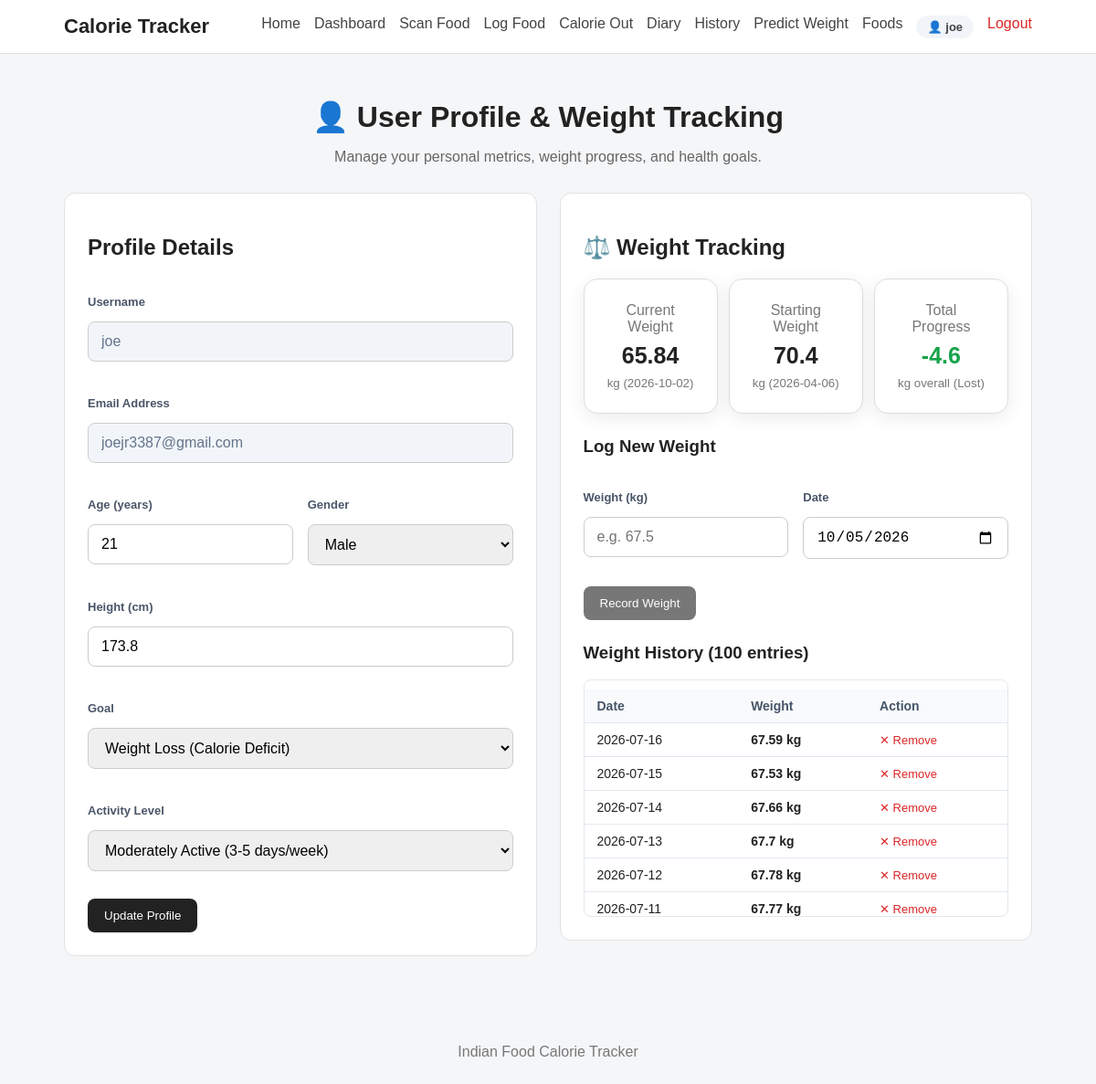
/profile (signed in), run on the app's committed database.
### tables this page shows
CREATE TABLE users (
            id INTEGER PRIMARY KEY AUTOINCREMENT,
            username TEXT NOT NULL,
            email TEXT NOT NULL UNIQUE,
            password_hash TEXT NOT NULL,
            created_at TIMESTAMP DEFAULT CURRENT_TIMESTAMP
        );

CREATE TABLE user_profiles (
            id INTEGER PRIMARY KEY AUTOINCREMENT,
            user_id INTEGER NOT NULL UNIQUE,
            age INTEGER NOT NULL,
            gender TEXT NOT NULL,
            height_cm REAL NOT NULL,
            goal TEXT NOT NULL,
            activity_level TEXT NOT NULL,
            FOREIGN KEY (user_id) REFERENCES users(id) ON DELETE CASCADE
        );

CREATE TABLE weight_records (
            id INTEGER PRIMARY KEY AUTOINCREMENT,
            user_id INTEGER NOT NULL,
            weight_kg REAL NOT NULL,
            recorded_date TEXT NOT NULL,
            created_at TIMESTAMP DEFAULT CURRENT_TIMESTAMP,
            FOREIGN KEY (user_id) REFERENCES users(id) ON DELETE CASCADE
        );

### app.py (the view, shortened to what this page needs)
@app.route("/profile", methods=["GET", "POST"])
@login_required
def profile():
    user_id = session.get("user_id")
    user_prof = get_user_profile(user_id)
    stats = get_weight_stats(user_id)
    today = datetime.now().strftime("%Y-%m-%d")
    return render_template(
        "profile.html",
        profile=user_prof,
        stats=stats,
        latest_weight=get_latest_weight(user_id),
        starting_weight=get_starting_weight(user_id),
        previous_weight=get_previous_weight(user_id),
        weight_history=get_weight_history(user_id),
        today=today
    )

### app.py (called while the page is built)
def login_required(view_func):
    @wraps(view_func)
    def wrapped_view(*args, **kwargs):
        if not session.get("user_id"):
            flash("Please log in to access this page.", "error")
            return redirect(url_for("login", next=request.path))
        return view_func(*args, **kwargs)
    return wrapped_view

@app.context_processor
def inject_user():
    user_id = session.get("user_id")
    if user_id:
        user = get_user_by_id(user_id)
        if user:
            return {"current_user": user, "logged_in": True}
    return {"current_user": None, "logged_in": False}

### database.py (called while the page is built)
def get_connection():
    connection = sqlite3.connect(
        DATABASE_PATH
    )
    connection.row_factory = sqlite3.Row
    connection.execute("PRAGMA foreign_keys = ON")
    return connection

def get_user_by_id(user_id):
    connection = get_connection()
    cursor = connection.cursor()
    cursor.execute("SELECT * FROM users WHERE id = ?", (user_id,))
    user = cursor.fetchone()
    connection.close()
    return user

def get_user_profile(user_id):
    connection = get_connection()
    cursor = connection.cursor()
    cursor.execute("SELECT * FROM user_profiles WHERE user_id = ?", (user_id,))
    profile = cursor.fetchone()
    connection.close()
    return profile

def get_latest_weight(user_id):
    connection = get_connection()
    cursor = connection.cursor()
    cursor.execute("""
        SELECT * FROM weight_records
        WHERE user_id = ?
        ORDER BY recorded_date DESC, created_at DESC
        LIMIT 1
    """, (user_id,))
    record = cursor.fetchone()
    connection.close()
    return record

def get_starting_weight(user_id):
    connection = get_connection()
    cursor = connection.cursor()
    cursor.execute("""
        SELECT * FROM weight_records
        WHERE user_id = ?
        ORDER BY recorded_date ASC, created_at ASC
        LIMIT 1
    """, (user_id,))
    record = cursor.fetchone()
    connection.close()
    return record

def get_weight_history(user_id, limit=100):
    connection = get_connection()
    cursor = connection.cursor()
    cursor.execute("""
        SELECT * FROM weight_records
        WHERE user_id = ?
        ORDER BY recorded_date ASC, created_at ASC
        LIMIT ?
    """, (user_id, limit))
    records = cursor.fetchall()
    connection.close()
    return records

### templates/profile.html (shortened to what this page needs)
{% extends "base.html" %}
{% block content %}
<div class="page-header">
    <h1>👤 User Profile & Weight Tracking</h1>
    <p>Manage your personal metrics, weight progress, and health goals.</p>
</div>
<div class="profile-grid">
    <div class="card">
        <h2>Profile Details</h2>
        <form action="{{ url_for('profile') }}" method="POST" class="profile-form">
            <div class="form-group">
                <label>Username</label>
                <input type="text" value="{{ current_user['username'] }}" disabled class="disabled-input">
            </div>
            <div class="form-group">
                <label>Email Address</label>
                <input type="email" value="{{ current_user['email'] }}" disabled class="disabled-input">
            </div>
            <div class="form-row">
                <div class="form-group">
                    <label for="age">Age (years)</label>
                    <input type="number" id="age" name="age" min="5" max="120" value="{{ profile['age'] if profile else '' }}" required>
                </div>
                <div class="form-group">
                    <label for="gender">Gender</label>
                    <select id="gender" name="gender" required>
                        <option value="Male" {% if profile and profile['gender'] == 'Male' %}selected{% endif %}>Male</option>
                    </select>
                </div>
            </div>
            <div class="form-group">
                <label for="height_cm">Height (cm)</label>
                <input type="number" id="height_cm" name="height_cm" step="0.1" min="50" max="270" value="{{ profile['height_cm'] if profile else '' }}" required>
            </div>
            <div class="form-group">
                <label for="goal">Goal</label>
                <select id="goal" name="goal" required>
                    <option value="Weight Loss" {% if profile and profile['goal'] == 'Weight Loss' %}selected{% endif %}>Weight Loss (Calorie Deficit)</option>
                </select>
            </div>
            <div class="form-group">
                <label for="activity_level">Activity Level</label>
                <select id="activity_level" name="activity_level" required>
                    <option value="Moderately Active" {% if profile and profile['activity_level'] == 'Moderately Active' %}selected{% endif %}>Moderately Active (3-5 days/week)</option>
                </select>
            </div>
            <button type="submit" class="button">
                Update Profile
            </button>
        </form>
    </div>
    <div class="card">
        <h2>⚖️ Weight Tracking</h2>
        <div class="weight-summary-grid">
            <div class="summary-card">
                <span>Current Weight</span>
                <strong>{{ stats['latest_weight'] if stats['latest_weight'] is not none else '--' }}</strong>
                <small>kg ({{ stats['latest_date'] if stats['latest_date'] else 'No record' }})</small>
            </div>
            <div class="summary-card">
                <span>Starting Weight</span>
                <strong>{{ stats['starting_weight'] if stats['starting_weight'] is not none else '--' }}</strong>
                <small>kg ({{ stats['starting_date'] if stats['starting_date'] else 'No record' }})</small>
            </div>
            <div class="summary-card">
                <span>Total Progress</span>
                {% if stats['latest_weight'] is not none and stats['starting_weight'] is not none %}
                    {% set diff = stats['total_change'] %}
                    <strong style="color: {% if diff < 0 %}#16a34a{% elif diff > 0 %}#ea580c{% else %}#475569{% endif %};">
                        {{ "%+.1f"|format(diff) }}
                    </strong>
                    <small>kg overall ({% if diff < 0 %}Lost{% elif diff > 0 %}Gained{% else %}Maintained{% endif %})</small>
                {% else %}
                    <strong>0.0</strong>
                    <small>kg</small>
                {% endif %}
            </div>
        </div>
        <h3 style="margin-top: 25px;">Log New Weight</h3>
        <form action="{{ url_for('add_weight') }}" method="POST" class="weight-log-form">
            <div class="form-row">
                <div class="form-group">
                    <label for="new_weight_kg">Weight (kg)</label>
                    <input type="number" id="new_weight_kg" name="weight_kg" step="0.1" min="20" max="400" placeholder="e.g. 67.5" required>
                </div>
                <div class="form-group">
                    <label for="recorded_date">Date</label>
                    <input type="date" id="recorded_date" name="recorded_date" value="{{ today }}" required>
                </div>
            </div>
            <button type="submit" class="button secondary">
                Record Weight
            </button>
        </form>
        <h3 style="margin-top: 25px;">Weight History ({{ stats['count'] }} entries)</h3>
        {% if weight_history %}
            <div class="weight-history-table-container">
                <table class="styled-table">
                    <thead>
                        <tr>
                            <th>Date</th>
                            <th>Weight</th>
                            <th>Action</th>
                        </tr>
                    </thead>
                    <tbody>
                        {% for record in weight_history|reverse %}
                            <tr>
                                <td>{{ record['recorded_date'] }}</td>
                                <td><strong>{{ record['weight_kg'] }} kg</strong></td>
                                <td>
                                    <form action="{{ url_for('delete_weight', record_id=record['id']) }}" method="POST" style="display:inline;" onsubmit="return confirm('Remove this weight entry?');">
                                        <button type="submit" style="background:none; border:none; color:#dc2626; cursor:pointer; font-size:13px; padding:0;">
                                            ✕ Remove
                                        </button>
                                    </form>
                                </td>
                            </tr>
                        {% endfor %}
                    </tbody>
                </table>
            </div>
        {% else %}
            <p class="empty-message">No weight records logged yet.</p>
        {% endif %}
    </div>
</div>
{% endblock %}

### templates/base.html (shortened to what this page needs)
<!DOCTYPE html>
<html lang="en">
<head>
    <link
        rel="stylesheet"
        href="{{ url_for('static', filename='css/style.css') }}"
    >
</head>
<body>
<nav class="navbar">
    <div class="nav-container">
        <a
            href="{{ url_for('home') }}"
            class="logo"
        >
            Calorie Tracker
        </a>
        <div class="nav-links">
            <a href="{{ url_for('home') }}">
                Home
            </a>
            {% if logged_in %}
                <a href="{{ url_for('dashboard') }}">
                    Dashboard
                </a>
                <a href="{{ url_for('food_scan') }}">
                    Scan Food
                </a>
                <a href="{{ url_for('log_food') }}">
                    Log Food
                </a>
                <a href="{{ url_for('calorie_out') }}">
                    Calorie Out
                </a>
                <a href="{{ url_for('diary') }}">
                    Diary
                </a>
                <a href="{{ url_for('history') }}">
                    History
                </a>
                <a href="{{ url_for('predict_weight') }}">
                    Predict Weight
                </a>
                <a href="{{ url_for('foods') }}">
                    Foods
                </a>
                <a href="{{ url_for('profile') }}" class="nav-user-badge">
                    👤 {{ current_user['username'] if current_user else 'Profile' }}
                </a>
                <a href="{{ url_for('logout') }}" class="nav-link-logout">
                    Logout
                </a>
            {% endif %}
        </div>
    </div>
</nav>
<main class="container">
    {% block content %}
    {% endblock %}
</main>
<footer>
    <p>
        Indian Food Calorie Tracker
    </p>
</footer>
</body>
</html>

### static/css/style.css (style rules this page uses)
* { box-sizing: border-box; }
body { margin: 0; font-family: Arial, sans-serif; background: #f5f6f8; color: #222; }
.navbar { background: #ffffff; border-bottom: 1px solid #ddd; }
.nav-container { max-width: 1100px; margin: auto; padding: 16px 20px; display: flex; justify-content: space-between; align-items: center; gap: 20px; }
.logo { font-size: 22px; font-weight: bold; text-decoration: none; color: #222; }
.nav-links { display: flex; flex-wrap: wrap; gap: 15px; }
.nav-links a { text-decoration: none; color: #444; }
.container { max-width: 1100px; margin: auto; padding: 30px 20px; }
.button { display: inline-block; padding: 11px 18px; background: #222; color: white; text-decoration: none; border: none; border-radius: 8px; cursor: pointer; margin-top: 10px; }
.button.secondary { background: #777; }
.card { background: white; padding: 25px; margin-bottom: 20px; border-radius: 12px; border: 1px solid #e2e2e2; }
.page-header { margin-bottom: 25px; }
label { display: block; font-weight: bold; margin-top: 18px; margin-bottom: 7px; }
input, select, textarea { width: 100%; padding: 11px; border: 1px solid #ccc; border-radius: 7px; font-size: 15px; }
.summary-card { background: white; border: 1px solid #ddd; border-radius: 10px; padding: 20px; }
.summary-card span, .summary-card small { display: block; color: #777; }
.summary-card strong { display: block; font-size: 25px; margin: 8px 0; }
footer { text-align: center; padding: 30px; color: #777; }
.page-header { text-align: center; margin-bottom: 30px; }
.page-header h1 { margin-top: 20px; margin-bottom: 10px; }
.page-header p { color: #666; }
.form-group { margin-bottom: 20px; }
.form-group label { display: block; font-weight: 600; margin-bottom: 8px; }
.form-group input, .form-group select { width: 100%; padding: 12px 14px; border: 1px solid #ccc; border-radius: 8px; font-size: 16px; box-sizing: border-box; }
.summary-card { background: white; padding: 25px; border-radius: 15px; text-align: center; box-shadow: 0 5px 20px rgba(0, 0, 0, 0.08); }
.form-row { display: grid; grid-template-columns: 1fr 1fr; gap: 16px; }
.form-group { display: flex; flex-direction: column; gap: 6px; }
.form-group label { font-size: 13px; font-weight: 600; color: #4a5568; }
.nav-user-badge { display: inline-flex; align-items: center; gap: 6px; background: #f1f5f9; padding: 5px 12px; border-radius: 20px; font-weight: 600; font-size: 13px; color: #334155; }
.nav-link-logout { color: #dc2626 !important; font-weight: 500; }
.profile-grid { display: grid; grid-template-columns: 1fr 1fr; gap: 25px; align-items: start; }
.disabled-input { background-color: #f1f5f9 !important; color: #64748b !important; cursor: not-allowed; }
.weight-summary-grid { display: grid; grid-template-columns: repeat(3, 1fr); gap: 12px; margin-bottom: 20px; }
.styled-table { width: 100%; border-collapse: collapse; margin-top: 10px; }
.styled-table th, .styled-table td { padding: 10px 14px; text-align: left; border-bottom: 1px solid #e2e8f0; font-size: 14px; }
.styled-table th { background: #f8fafc; font-weight: 600; color: #475569; }
.weight-history-table-container { max-height: 260px; overflow-y: auto; border: 1px solid #e2e8f0; border-radius: 8px; }

### data on the page
users: username "joe", email "joejr3387@gmail.com"
user_profiles: age "21", gender "Male", height_cm "173.8", goal "Weight Loss (Calorie Deficit)", activity_level "Moderately Active (3-5 days/week)"
weight_records: weight_kg "65.84", recorded_date "2026-10-02"
weight_records: weight_kg "70.4", recorded_date "2026-04-06"
weight_records: recorded_date "2026-07-16", weight_kg "67.59"
weight_records: recorded_date "2026-07-15", weight_kg "67.53"
weight_records: recorded_date "2026-07-14", weight_kg "67.66"
weight_records: recorded_date "2026-07-13", weight_kg "67.7"
weight_records: recorded_date "2026-07-12", weight_kg "67.78"
weight_records: recorded_date "2026-07-11", weight_kg "67.77"

### other printed values
{{ "%+.1f"|format(diff) }} "-4.6"
{{ stats['count'] }} "100"
